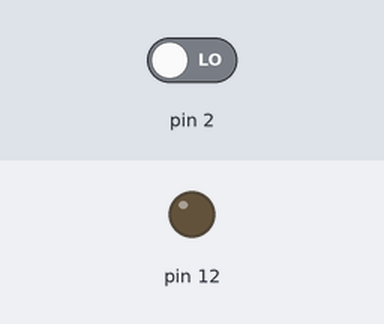
The sketch below on a simulated Arduino Uno, built with avr-gcc and run on an emulated ATmega328P. Shown: output pins drawn as LEDs (lit = HIGH). The test bench sets the inputs (shaded band); at power-on: pin 2 LOW.

Above: at 1.2 s.
1.3 s: pin 2 driven HIGH
At 1.6 s:
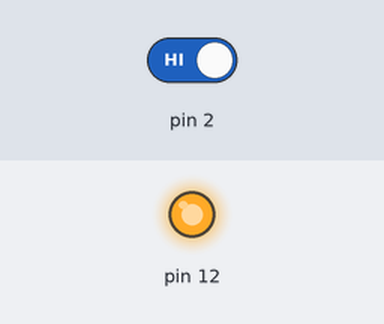
Timing chart, 0 to 4.3 s (numbered marks = the images above; inputs shaded):
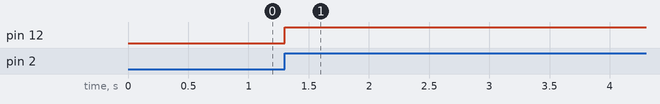

The sketch:

toggle_led.ino
```cpp
bool ledstate=LOW;
bool prevbuttonstate=LOW;
bool currentbuttonstate;

void setup(){

  pinMode(12,OUTPUT);
  pinMode(2,INPUT);

}

void loop(){

  currentbuttonstate=digitalRead(2);
  if(currentbuttonstate==HIGH && prevbuttonstate==LOW){
    ledstate=!ledstate;
    digitalWrite(12,ledstate?HIGH:LOW);
  }
  prevbuttonstate=currentbuttonstate;

}
```

Measured:
- after the input at 1.3 s, pin 12: LOW → HIGH at once
